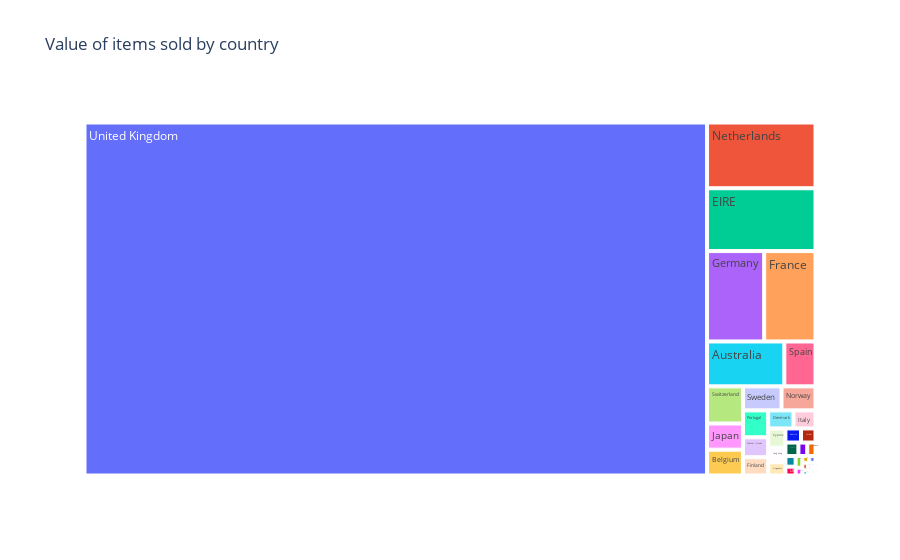

The notebook cell saved with this chart:
### Code cell
fig = px.treemap(df, path=["Country"], values="Value", title="Value of items sold by country")
fig.show()

### Figure 1 — Plotly figure (JSON) as saved in the notebook; plotly's stock layout.template omitted (floating-point values rounded to 4 significant figures)
{"data": [{"branchvalues": "total", "domain": {"x": [0.0, 1.0], "y": [0.0, 1.0]}, "hovertemplate": "labels=%{label}<br>Value=%{value}<br>parent=%{parent}<br>id=%{id}<extra></extra>", "ids": ["Australia", "Austria", "Bahrain", "Belgium", "Brazil", "Canada", "Channel Islands", "Cyprus", "Czech Republic", "Denmark", "EIRE", "European Community", "Finland", "France", "Germany", "Greece", "Hong Kong", "Iceland", "Israel", "Italy", "Japan", "Lebanon", "Lithuania", "Malta", "Netherlands", "Norway", "Poland", "Portugal", "RSA", "Saudi Arabia", "Singapore", "Spain", "Sweden", "Switzerland", "USA", "United Arab Emirates", "United Kingdom", "Unspecified"], "labels": ["Australia", "Austria", "Bahrain", "Belgium", "Brazil", "Canada", "Channel Islands", "Cyprus", "Czech Republic", "Denmark", "EIRE", "European Community", "Finland", "France", "Germany", "Greece", "Hong Kong", "Iceland", "Israel", "Italy", "Japan", "Lebanon", "Lithuania", "Malta", "Netherlands", "Norway", "Poland", "Portugal", "RSA", "Saudi Arabia", "Singapore", "Spain", "Sweden", "Switzerland", "USA", "United Arab Emirates", "United Kingdom", "Unspecified"], "name": "", "parents": ["", "", "", "", "", "", "", "", "", "", "", "", "", "", "", "", "", "", "", "", "", "", "", "", "", "", "", "", "", "", "", "", "", "", "", "", "", ""], "values": [138200.0, 8743.0, 754.1, 36930.0, 1144.0, 3115.0, 20010.0, 13250.0, 786.7, 18210.0, 271200.0, 1159.0, 18340.0, 184600.0, 205600.0, 4426.0, 9953.0, 4310.0, 8135.0, 15820.0, 37420.0, 1694.0, 1661.0, 2071.0, 283900.0, 32450.0, 6975.0, 27020.0, 1002.0, 145.9, 9120.0, 55730.0, 36840.0, 53090.0, 3580.0, 1865.0, 8747000.0, 4750.0], "type": "treemap"}], "layout": {"legend": {"tracegroupgap": 0}, "title": {"text": "Value of items sold by country"}}}
